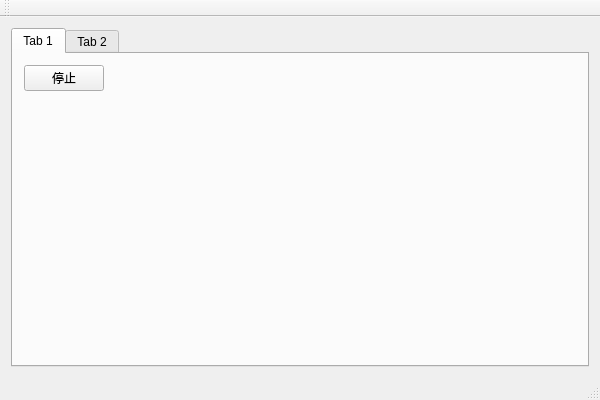
<?xml version="1.0" encoding="UTF-8"?>
<ui version="4.0">
 <class>MainWindow</class>
 <widget class="QMainWindow" name="MainWindow">
  <property name="geometry">
   <rect>
    <x>0</x>
    <y>0</y>
    <width>600</width>
    <height>400</height>
   </rect>
  </property>
  <property name="windowTitle">
   <string>MainWindow</string>
  </property>
  <widget class="QWidget" name="centralWidget">
   <layout class="QHBoxLayout" name="horizontalLayout">
    <item>
     <widget class="QTabWidget" name="tabWidget">
      <property name="currentIndex">
       <number>0</number>
      </property>
      <widget class="QWidget" name="tab">
       <attribute name="title">
        <string>Tab 1</string>
       </attribute>
       <layout class="QVBoxLayout" name="verticalLayout">
        <item>
         <widget class="QPushButton" name="btn_start1">
          <property name="sizePolicy">
           <sizepolicy hsizetype="Fixed" vsizetype="Fixed">
            <horstretch>0</horstretch>
            <verstretch>0</verstretch>
           </sizepolicy>
          </property>
          <property name="text">
           <string>停止</string>
          </property>
         </widget>
        </item>
        <item>
         <widget class="QCustomPlot" name="customPlot1" native="true"/>
        </item>
       </layout>
      </widget>
      <widget class="QWidget" name="tab_2">
       <attribute name="title">
        <string>Tab 2</string>
       </attribute>
       <layout class="QHBoxLayout" name="horizontalLayout_2">
        <item>
         <widget class="QCustomPlot" name="customPlot2" native="true">
          <property name="sizePolicy">
           <sizepolicy hsizetype="Expanding" vsizetype="Preferred">
            <horstretch>0</horstretch>
            <verstretch>0</verstretch>
           </sizepolicy>
          </property>
         </widget>
        </item>
        <item>
         <layout class="QGridLayout" name="gridLayout">
          <item row="3" column="0">
           <widget class="QSpinBox" name="spinBox2">
            <property name="minimum">
             <number>10</number>
            </property>
            <property name="maximum">
             <number>10000000</number>
            </property>
           </widget>
          </item>
          <item row="2" column="0">
           <widget class="QLabel" name="label">
            <property name="text">
             <string>范围内点数：</string>
            </property>
           </widget>
          </item>
          <item row="6" column="0">
           <spacer name="verticalSpacer">
            <property name="orientation">
             <enum>Qt::Vertical</enum>
            </property>
            <property name="sizeHint" stdset="0">
             <size>
              <width>20</width>
              <height>40</height>
             </size>
            </property>
           </spacer>
          </item>
          <item row="0" column="0">
           <widget class="QLabel" name="label_2">
            <property name="text">
             <string>曲线数：</string>
            </property>
           </widget>
          </item>
          <item row="1" column="0">
           <widget class="QSpinBox" name="spinBox1">
            <property name="minimum">
             <number>1</number>
            </property>
            <property name="maximum">
             <number>100</number>
            </property>
           </widget>
          </item>
          <item row="5" column="0">
           <widget class="QPushButton" name="btn_start2">
            <property name="sizePolicy">
             <sizepolicy hsizetype="Fixed" vsizetype="Fixed">
              <horstretch>0</horstretch>
              <verstretch>0</verstretch>
             </sizepolicy>
            </property>
            <property name="text">
             <string>开始</string>
            </property>
           </widget>
          </item>
          <item row="4" column="0">
           <widget class="QPushButton" name="btn_adddata">
            <property name="text">
             <string>添加数据</string>
            </property>
           </widget>
          </item>
         </layout>
        </item>
       </layout>
      </widget>
     </widget>
    </item>
   </layout>
  </widget>
  <widget class="QMenuBar" name="menuBar">
   <property name="geometry">
    <rect>
     <x>0</x>
     <y>0</y>
     <width>600</width>
     <height>23</height>
    </rect>
   </property>
  </widget>
  <widget class="QToolBar" name="mainToolBar">
   <attribute name="toolBarArea">
    <enum>TopToolBarArea</enum>
   </attribute>
   <attribute name="toolBarBreak">
    <bool>false</bool>
   </attribute>
  </widget>
  <widget class="QStatusBar" name="statusBar"/>
 </widget>
 <layoutdefault spacing="6" margin="11"/>
 <customwidgets>
  <customwidget>
   <class>QCustomPlot</class>
   <extends>QWidget</extends>
   <header location="global">qcustomplot.h</header>
   <container>1</container>
  </customwidget>
 </customwidgets>
 <resources/>
 <connections/>
</ui>
